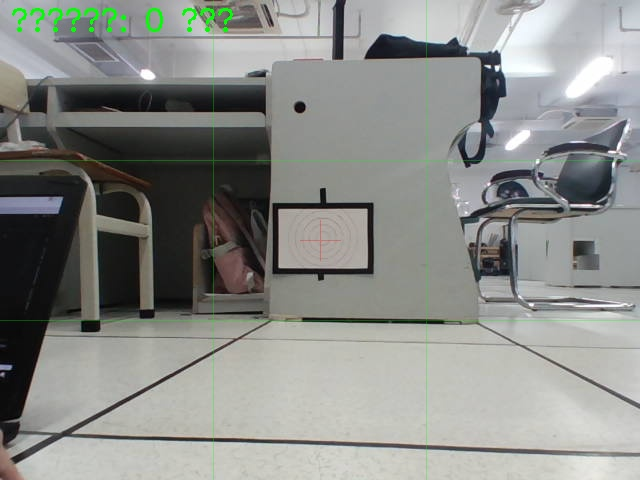
#> input picture data/images/target/target_00.jpg, 640 x 480 px; its folder holds only this picture in this run
$ python calibrate_with_target.py
#> lines starting #> are read from the running program, lines starting #| are printed output that depends on the picture; after the words box and inside, x2 and y2 are one past the last pixel; in counts of white or black regions, pixels touching at a corner belong together
#> further down, img is the input picture: shape (480, 640, 3); mean B, G, R 136.1, 139.8, 137.8
# calibrate_with_target.py - 用A4靶子标定相机（完整交互版）

import cv2
import numpy as np
import glob
import os
from datetime import datetime

# ========== 配置 ==========
TARGET_WIDTH = 0.263   # A4宽（米）
TARGET_HEIGHT = 0.174  # A4高（米）
IMAGE_DIR = "/home/yln/elc25e/data/images/target"  # 靶子照片目录

# ========== 靶子3D点（匹配新的排序：左上->右上->右下->左下）==========
half_w = TARGET_WIDTH / 2
half_h = TARGET_HEIGHT / 2
object_points = np.array([
    [-half_w, -half_h, 0],  # 左上
    [ half_w, -half_h, 0],  # 右上
    [ half_w,  half_h, 0],  # 右下
    [-half_w,  half_h, 0],  # 左下
], dtype=np.float32)

# ========== 靶子检测函数（修正版）==========
def find_target_corners(frame, debug=False):
    """
    找到靶子的四个角点，返回顺序：左上->右上->右下->左下
    如果debug=True，返回检测过程的中间图像
    """
#> called with debug = False
    gray = cv2.cvtColor(frame, cv2.COLOR_BGR2GRAY)

    # 使用高斯模糊减少噪声
    blurred = cv2.GaussianBlur(gray, (5, 5), 0)
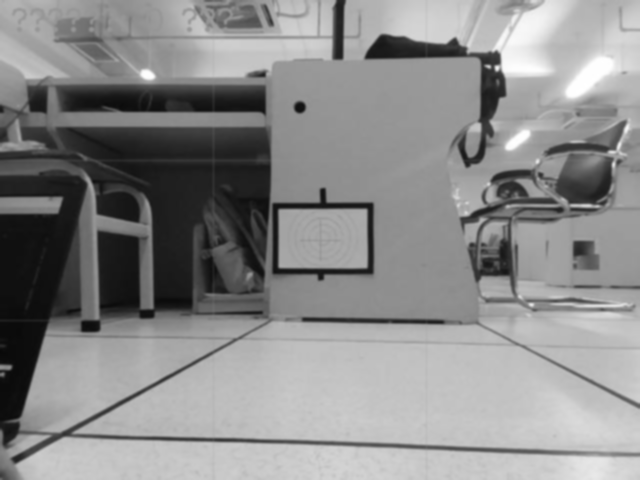
#> blurred: shape (480, 640); min 8, max 255, mean 138.8

    # 使用OTSU二值化
    _, binary = cv2.threshold(blurred, 0, 255, cv2.THRESH_BINARY_INV + cv2.THRESH_OTSU)
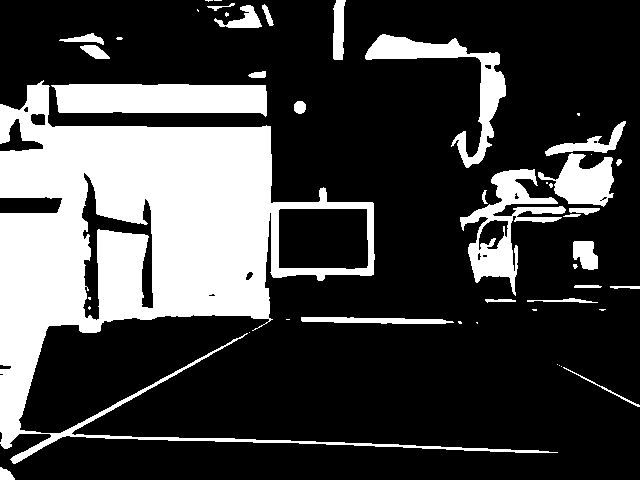
#> binary: shape (480, 640); 26% white; 47 white regions (21 under 20 px), largest, box (x1, y1, x2, y2) and area: (0, 80, 558, 464) 58192, (51, 84, 267, 117) 5999, (460, 169, 566, 296) 4141

    # 形态学操作去噪
    kernel = np.ones((3, 3), np.uint8)
    binary = cv2.morphologyEx(binary, cv2.MORPH_CLOSE, kernel)
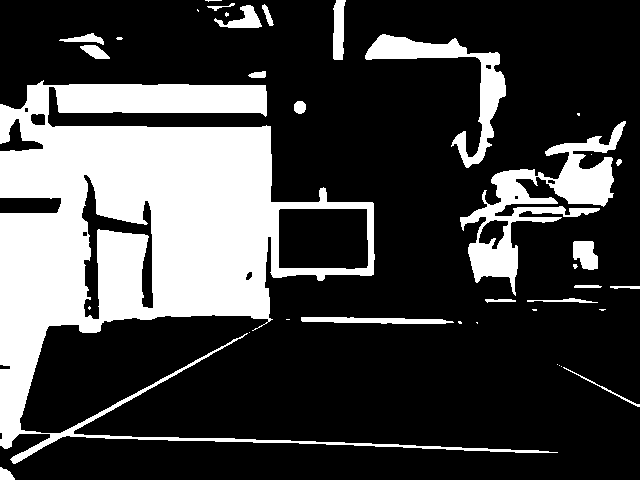
#> binary: shape (480, 640); 26.1% white; 37 white regions (17 under 20 px), largest, box (x1, y1, x2, y2) and area: (0, 80, 558, 464) 64338, (460, 121, 626, 296) 7709, (365, 34, 506, 168) 3904
    binary = cv2.morphologyEx(binary, cv2.MORPH_OPEN, kernel)
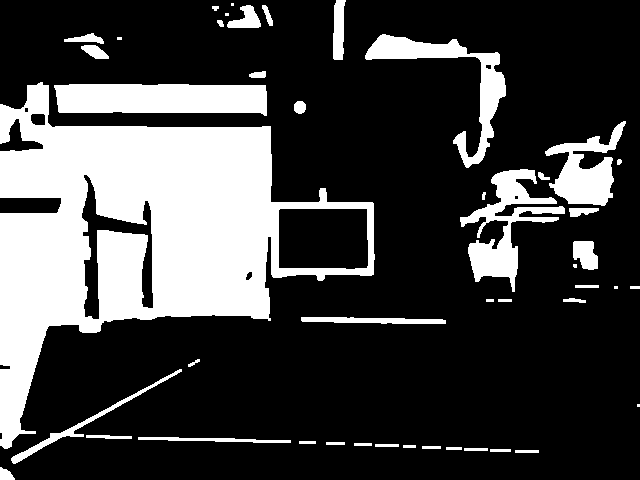
#> binary: shape (480, 640); 25.8% white; 46 white regions (6 under 20 px)

    # OpenCV不同版本的兼容性处理
    contours_result = cv2.findContours(binary, cv2.RETR_LIST, cv2.CHAIN_APPROX_SIMPLE)
#> contours_result = 53 contours, 13 with area under 20; largest, box (x1, y1, x2, y2) and area: (0, 82, 375, 449) 63102, (54, 84, 267, 116) 5754, (278, 208, 369, 270) 5372, (460, 169, 565, 292) 3834, (365, 34, 506, 168) 3614
    if len(contours_result) == 3:
        contours = contours_result[1]  # OpenCV 3
    else:
        contours = contours_result[0]  # OpenCV 4
#> contours has the same summary as contours_result

    best_corners = None
    best_area = 0

    for contour in contours:
        area = cv2.contourArea(contour)
        if area < 5000 or area > 500000:
            continue

        peri = cv2.arcLength(contour, True)
        approx = cv2.approxPolyDP(contour, 0.02 * peri, True)

        if len(approx) != 4:
            continue

        points = approx.reshape(4, 2).astype(np.float32)

        # 检查是否为凸四边形
        if not cv2.isContourConvex(approx):
            continue

        # 修正后的排序：左上->右上->右下->左下
        rect = np.zeros((4, 2), dtype=np.float32)

        # 使用坐标和来区分左上角和右下角
        s = points.sum(axis=1)
        rect[0] = points[np.argmin(s)]  # 左上（x+y最小）
        rect[2] = points[np.argmax(s)]  # 右下（x+y最大）

        # 使用坐标差来区分右上角和左下角
        diff = np.diff(points, axis=1)
        rect[1] = points[np.argmin(diff)]   # 右上（x-y最小）
        rect[3] = points[np.argmax(diff)]   # 左下（x-y最大）

        # 检查是否为合理的矩形（长宽比验证）
        w1 = np.linalg.norm(rect[0] - rect[1])  # 上边
        w2 = np.linalg.norm(rect[2] - rect[3])  # 下边
        h1 = np.linalg.norm(rect[0] - rect[3])  # 左边
        h2 = np.linalg.norm(rect[1] - rect[2])  # 右边

        w = (w1 + w2) / 2
        h = (h1 + h2) / 2

        if w == 0 or h == 0:
            continue

        ratio = max(w, h) / min(w, h)

        # A4纸比例约1.5，这里放宽到1.2-1.8
        if 1.2 <= ratio <= 1.8:
            if area > best_area:
                best_area = area
                best_corners = rect
#> this loop made 53 passes
#> (area, peri, s, diff, w1, w2, h1) on pass 27: (5371.5, 296.7, [488, 574, 634, 547], [-68, -158, -100, -11], 88.02, 88.01, 58.01)
#> area on passes 1, 12, 13, 15, 16, 17: 111.5, 338, 95, 780.5, 24, 609
#> after the loop, best_area = 5371.5

    if debug:
        return best_corners, binary

    return best_corners


# ========== 图像预处理函数 ==========
# [47 lines left out: functions preprocess_image, delete_images, not called in this run]


# ========== 主程序 ==========
print("=" * 60)
print("         相机标定程序 - A4靶子标定（交互版）")
print("=" * 60)
print("\n操作说明：")
print("  [SPACE]  - 暂停/继续")
print("  [d]      - 标记删除当前图片")
print("  [s]      - 保留当前图片（跳转下一张）")
print("  [ESC]    - 退出程序")
print("=" * 60)

# ========== 收集数据 ==========
images = []
for ext in ['*.jpg', '*.jpeg', '*.png', '*.JPG', '*.JPEG', '*.PNG']:
    images.extend(glob.glob(os.path.join(IMAGE_DIR, ext)))

if len(images) == 0:
    print(f"\n错误：目录 {IMAGE_DIR} 中没有找到图片")
    print("请先拍20-30张靶子在不同位置、不同角度的照片，保存到该目录")
    exit()

print(f"\n找到 {len(images)} 张图片")
print("正在检测靶子...")

all_obj_points = []   # 每张图对应的3D点
all_img_points = []   # 每张图对应的2D点
good_images = 0
detection_failed = []
to_delete = []  # 标记要删除的图片

# 创建调试目录
debug_dir = os.path.join(IMAGE_DIR, "debug")
os.makedirs(debug_dir, exist_ok=True)

for idx, fname in enumerate(images):
    img = cv2.imread(fname)
    if img is None:
        print(f"无法读取: {os.path.basename(fname)}")
        continue

    basename = os.path.basename(fname)
    print(f"\n处理 [{idx+1}/{len(images)}]: {basename}")

    # 尝试原始图像
    corners = find_target_corners(img)
#> corners = [[278, 210], [366, 208], [367, 267], [279, 268]]

    # 如果失败，尝试预处理后的图像
    if corners is None:
        print(f"  ⚠️  原始图像未检测到，尝试预处理...")
        enhanced_img = preprocess_image(img)
        corners = find_target_corners(enhanced_img)

        # 保存调试信息
        _, binary_debug = find_target_corners(enhanced_img, debug=True)
        if binary_debug is None:
            _, binary_debug = find_target_corners(img, debug=True)

        if binary_debug is not None:
            debug_comparison = np.hstack([
                cv2.cvtColor(img, cv2.COLOR_BGR2GRAY),
                binary_debug
            ])
            cv2.imwrite(os.path.join(debug_dir, f"debug_{idx:03d}.jpg"), debug_comparison)

    if corners is not None:
        all_obj_points.append(object_points)
        all_img_points.append(corners)
        good_images += 1

        # 绘制检测结果
        display = img.copy()
        colors = [(0, 255, 0), (255, 0, 0), (0, 0, 255), (255, 255, 0)]
        labels = ['TL', 'TR', 'BR', 'BL']  # 左上、右上、右下、左下

        for i, (pt, color, label) in enumerate(zip(corners, colors, labels)):
            pt_int = tuple(pt.astype(int))
            cv2.circle(display, pt_int, 10, color, -1)
            cv2.putText(display, f"{i}-{label}", (pt_int[0] + 15, pt_int[1] - 10),
                       cv2.FONT_HERSHEY_SIMPLEX, 0.6, color, 2)
#> this loop made 4 passes
#> (color, label, pt_int) on passes 1 to 4: ((0, 255, 0), 'TL', (278, 210)), ((255, 0, 0), 'TR', (366, 208)), ((0, 0, 255), 'BR', (367, 267)), ((255, 255, 0), 'BL', (279, 268))
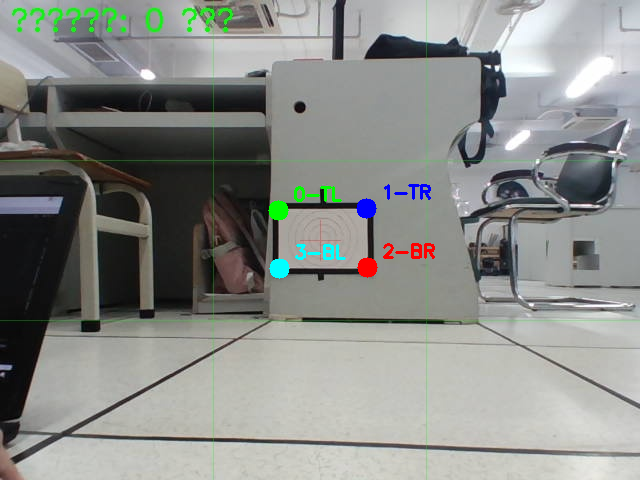
#> display: shape (480, 640, 3); 0.83% of pixels changed, all inside (x1, y1, x2, y2) = (268, 184, 435, 279)

        # 连接角点显示检测框
        for i in range(4):
            cv2.line(display,
                    tuple(corners[i].astype(int)),
                    tuple(corners[(i+1)%4].astype(int)),
                    (0, 255, 255), 2)
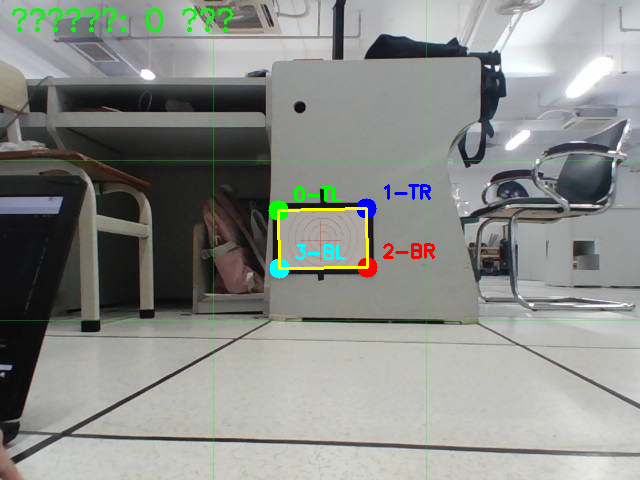
#> display: shape (480, 640, 3); 0.28% of pixels changed, all inside (x1, y1, x2, y2) = (277, 207, 369, 270)

        # 显示状态信息
        cv2.putText(display, f"File: {basename}", (10, 30),
                   cv2.FONT_HERSHEY_SIMPLEX, 0.7, (0, 255, 0), 2)
        cv2.putText(display, f"Progress: {idx+1}/{len(images)}  Good: {good_images}", (10, 60),
                   cv2.FONT_HERSHEY_SIMPLEX, 0.6, (255, 255, 0), 2)
        cv2.putText(display, "SPACE=pause  d=delete  s=skip  ESC=quit", (10, display.shape[0]-20),
                   cv2.FONT_HERSHEY_SIMPLEX, 0.6, (255, 255, 255), 2)

        # 显示检测状态
        cv2.putText(display, "DETECTED", (display.shape[1]-150, 30),
                   cv2.FONT_HERSHEY_SIMPLEX, 0.8, (0, 255, 0), 2)
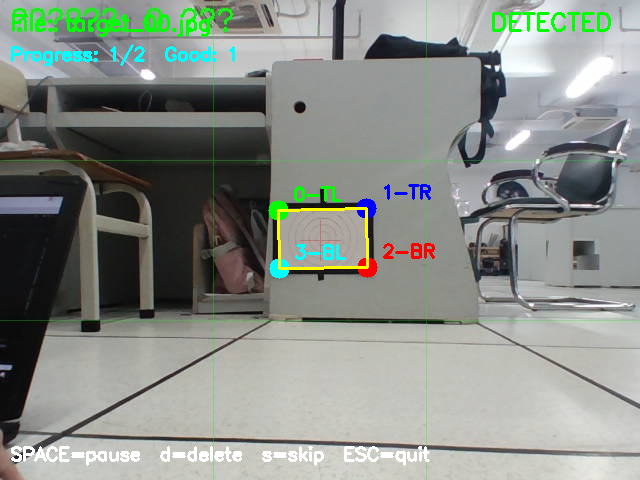
#> display: shape (480, 640, 3); mean B, G, R 135.5, 141.8, 136.5

        # 缩放显示
        scale = min(1200 / display.shape[1], 800 / display.shape[0])
#> scale = 1.67
        if scale < 1:
            display = cv2.resize(display, None, fx=scale, fy=scale)

        cv2.imshow('Target Detection', display)

        # 交互处理
        while True:
            key = cv2.waitKey(0) & 0xFF
#> (key Esc is pressed here)

            if key == 27:  # ESC
                print("\n用户中断")
                cv2.destroyAllWindows()
                exit()
#> (the program exits here)
